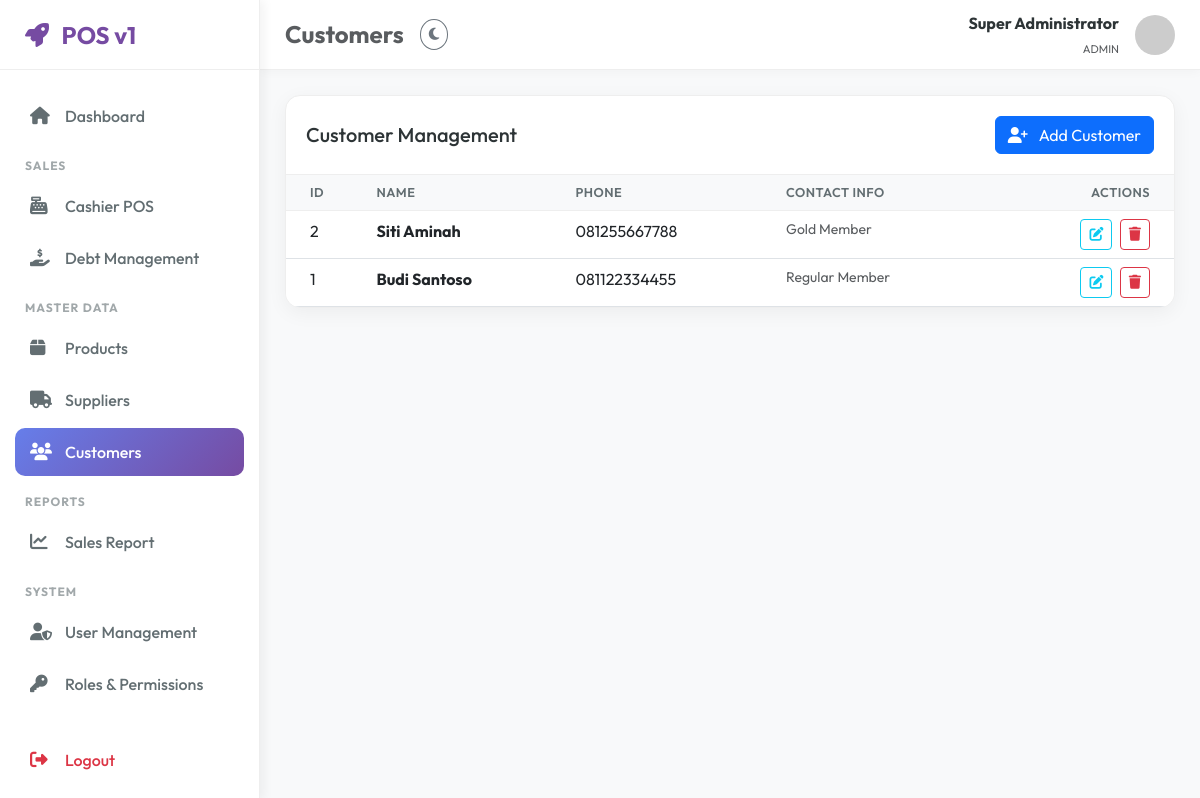
/customers.php (signed in), run on the app's committed database.
### tables this page shows
CREATE TABLE `customers` (
  `id` int NOT NULL AUTO_INCREMENT,
  `name` varchar(100) NOT NULL,
  `phone` varchar(20) DEFAULT NULL,
  `contact_info` text,
  `created_at` timestamp NULL DEFAULT CURRENT_TIMESTAMP,
  PRIMARY KEY (`id`)
);

### customers.php (the view, shortened to what this page needs)
<?php
require_once 'includes/functions.php';
$stmt = $pdo->query("SELECT * FROM customers ORDER BY id DESC");
$customers = $stmt->fetchAll();
include 'layouts/header.php';
?>
<div class="card">
    <div class="card-header d-flex justify-content-between align-items-center">
        <h5 class="mb-0">Customer Management</h5>
        <button class="btn btn-primary" data-bs-toggle="modal" data-bs-target="#addModal">
            <i class="fas fa-user-plus me-2"></i> Add Customer
        </button>
    </div>
    <div class="card-body p-0">
        <div class="table-responsive">
            <table class="table table-hover mb-0">
                <thead class="bg-light">
                    <tr>
                        <th class="ps-4">ID</th>
                        <th>Name</th>
                        <th>Phone</th>
                        <th>Contact Info</th>
                        <th class="pe-4 text-end">Actions</th>
                    </tr>
                </thead>
                <tbody>
                    <?php if (empty($customers)): ?>
                        <tr>
                            <td colspan="5" class="text-center py-4">No customers found</td>
                        </tr>
                    <?php else: ?>
                        <?php foreach ($customers as $c): ?>
                            <tr>
                                <td class="ps-4"><?php echo $c['id']; ?></td>
                                <td class="fw-bold"><?php echo $c['name']; ?></td>
                                <td><?php echo $c['phone']; ?></td>
                                <td class="text-muted small"><?php echo $c['contact_info']; ?></td>
                                <td class="pe-4 text-end">
                                    <button class="btn btn-sm btn-outline-info me-1"
                                            onclick='editCustomer(<?php echo json_encode($c); ?>)'>
                                        <i class="fas fa-edit"></i>
                                    </button>
                                    <form action="" method="POST" class="d-inline" onsubmit="return confirm('Are you sure?')">
                                        <button type="submit" class="btn btn-sm btn-outline-danger">
                                            <i class="fas fa-trash"></i>
                                        </button>
                                    </form>
                                </td>
                            </tr>
                        <?php endforeach; ?>
                    <?php endif; ?>
                </tbody>
            </table>
        </div>
    </div>
</div>
<?php include 'layouts/footer.php'; ?>

### layouts/header.php (style rules this page uses)
:root { --primary-color: #764ba2; --secondary-color: #667eea; --sidebar-width: 260px; --topbar-height: 70px; --bg-light: #f8f9fa; --sidebar-bg: #ffffff; --card-bg: #ffffff; --text-main: #2d3436; --text-muted: #636e72; --border-color: #eeeeee; }
body { font-family: 'Outfit', sans-serif; background-color: var(--bg-light); color: var(--text-main); overflow-x: hidden; transition: all 0.3s; }
.card { background-color: var(--card-bg); border: 1px solid var(--border-color); border-radius: 15px; box-shadow: 0 5px 20px rgba(0,0,0,0.05); margin-bottom: 25px; overflow: hidden; }
.card-header { background: none; border-bottom: 1px solid var(--border-color); padding: 20px; font-weight: 600; color: var(--text-main); }
.table { color: var(--text-main); }
.table thead th { background-color: var(--bg-light); border-bottom-color: var(--border-color); color: var(--text-muted); font-weight: 600; text-transform: uppercase; font-size: 0.8rem; letter-spacing: 0.5px; }

### data on the page
customers: id "2", name "Siti Aminah", phone "081255667788", contact_info "Gold Member"
customers: id "1", name "Budi Santoso", phone "081122334455", contact_info "Regular Member"

### other printed values
$_SESSION['fullname'] "Super Administrator"
implode(', ', $_SESSION['role_names']) "ADMIN"
